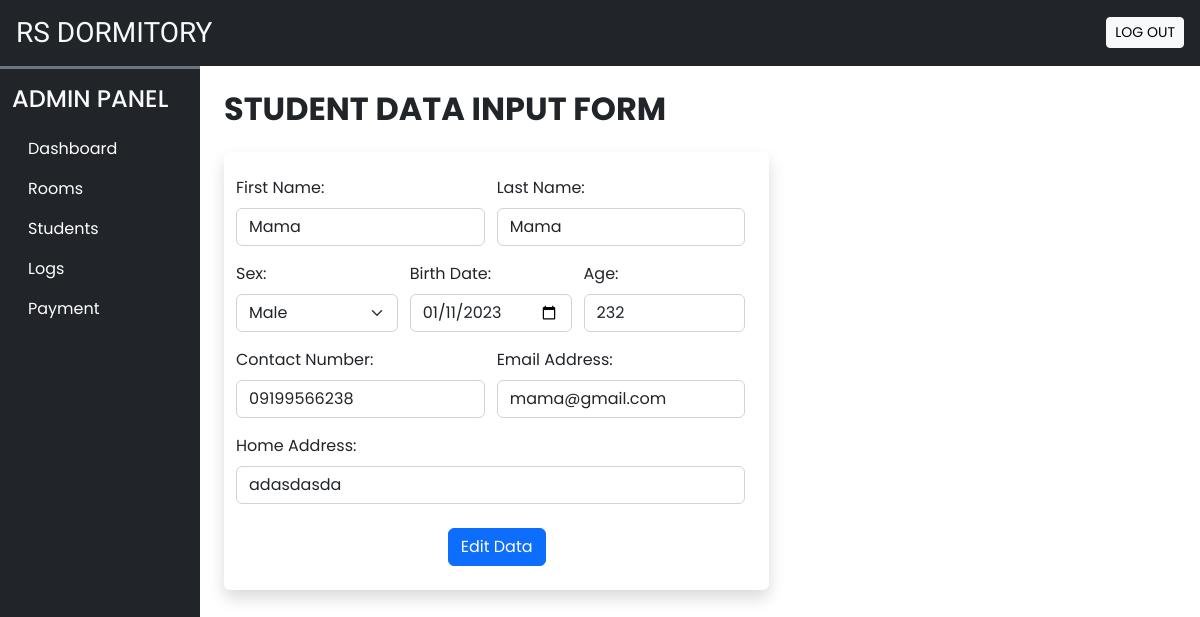
Screenshot of /function/editStudent.php?student_id=30 with the database file from the repository.
### tables this page shows
CREATE TABLE `student_data` (
  `student_id` int(10) UNSIGNED NOT NULL,
  `first_name` varchar(30) NOT NULL,
  `last_name` varchar(30) NOT NULL,
  `sex` char(1) NOT NULL,
  `birth_date` date NOT NULL,
  `age` int(3) NOT NULL,
  `contact_number` varchar(13) NOT NULL,
  `email_address` varchar(50) NOT NULL,
  `home_address` varchar(250) NOT NULL,
  `password` varchar(20) NOT NULL
);

### function/editStudent.php (the view, shortened to what this page needs)
<!DOCTYPE html>
<html>
<head>
    <?php require('../admin/inc/links.php'); ?>
</head>
<body>
    <?php require('header.php'); ?>
    <div class="container-fluid" id="main-content">
        <div class="row">
            <div class="col-lg-10 ms-auto p-4 overflow-hidden">
                <h2 class="fw-bold mb-4">STUDENT DATA INPUT FORM</h2>
                <div class="row">
                    <div class="col-md-7">
                        <?php
                        if (isset($_GET['student_id'])) {
                            $student_id = $_GET['student_id'];
                            $sql = "SELECT * FROM `student_data` WHERE student_id = $student_id";
                            $result = mysqli_query($conn, $sql);
                            if (mysqli_num_rows($result) > 0) {
                                $row = mysqli_fetch_assoc($result);
                                echo '
                                <div class="container-fluid">
                                    <div class="row">
                                            <div class="bg-white rounded shadow p-4">
                                                <form method="POST">
                                                    <input type="hidden" name="student_id" value="' . $student_id . '">
                                                    <div class="row" class="d-flex">
                                                        <div class="col-md-6 ps-0 mb-3">
                                                            <label class="form-label" for="first_name">First Name:</label>
                                                            <input type="text" class="form-control shadow-none" id="first_name" name="first_name" value="' . $row['first_name'] . '">
                                                        </div>
                                                        <div class="col-md-6 ps-0 mb-3">
                                                            <label class="form-label" for="last_name">Last Name:</label>
                                                            <input type="text"  class="form-control shadow-none" id="last_name" name="last_name" value="' . $row['last_name'] . '">
                                                        </div>
                                                    </div>
                                                    <div class="row" class="d-flex">
                                                        <div class="col-md-4 ps-0 mb-3">
                                                            <label class="form-label" for="sex">Sex: </label>
                                                            <select name="sex" class="form-select shadow-none "  value="' . $row['sex'] . '" >
                                                                <option value="M">Male</option>
                                                            </select>
                                                        </div>
                                                        <div class="col-md-4 ps-0 mb-3">
                                                            <label class="form-label" for="birth_date">Birth Date:</label>
                                                            <input type="date" class="form-control shadow-none" id="birth_date" name="birth_date" value="' . $row['birth_date'] . '">
                                                        </div>
                                                        <div class="col-md-4 ps-0 mb-3">
                                                            <label class="form-label" for="age">Age:</label><br>
                                                            <input type="number" class="form-control shadow-none" id="age" name="age" value="' . $row['age'] . '" min="0">
                                                        </div>
                                                    </div>
                                                    <div class="row" class="d-flex">
                                                        <div class="col-md-6 ps-0 mb-3">
                                                            <label class="form-label" for="contact_number">Contact Number:</label>
                                                            <input type="tel" class="form-control shadow-none"id="contact_number" name="contact_number" value="' . $row['contact_number'] . '" pattern="[0-9]{11}">
                                                        </div>
                                                        <div class="col-md-6 ps-0 mb-3">
                                                            <label class="form-label" for="email_address">Email Address:</label>
                                                            <input type="email" class="form-control shadow-none" id="email_address" name="email_address" value="' . $row['email_address'] . '">
                                                        </div>
                                                    </div>
                                                    <div class="row" class="d-flex">
                                                        <div class="col-md-12 ps-0 mb-4">
                                                            <label  class="form-label" for="home_address">Home Address:</label><br>
                                                            <input type="text"class="form-control shadow-none" id="home_address" name="home_address" value="' . $row['home_address'] . '">
                                                        </div>
                                                    </div>
                                                    <div class="d-flex justify-content-evenly">
                                                        <button class="btn btn-md text-white btn-primary shadow-none" type="submit" name="edit">Edit Data</button>
                                                    </div>
                                                 </form>
                                        </div>
                                    </div>
                                </div>';
                            }
                        }
                        ?>
                    </div>
                </div>
            </div>
        </div>
</body>
</html>

### css/common.css (style rules this page uses)
:root { --teal: #2ec1ac; --teal-hover: #279e8c; }
* { font-family: 'Poppins', sans-serif; }
input[type=number] { appearance: textfield; }

### function/header.php (style rules this page uses)
* { font-family: 'Poppins', sans-serif; }

### rows the page displays
student_data: first_name "Mama", last_name "Mama", sex "Male", birth_date "01/11/2023", age "232", contact_number "09199566238", email_address "mama@gmail.com", home_address "adasdasda"
